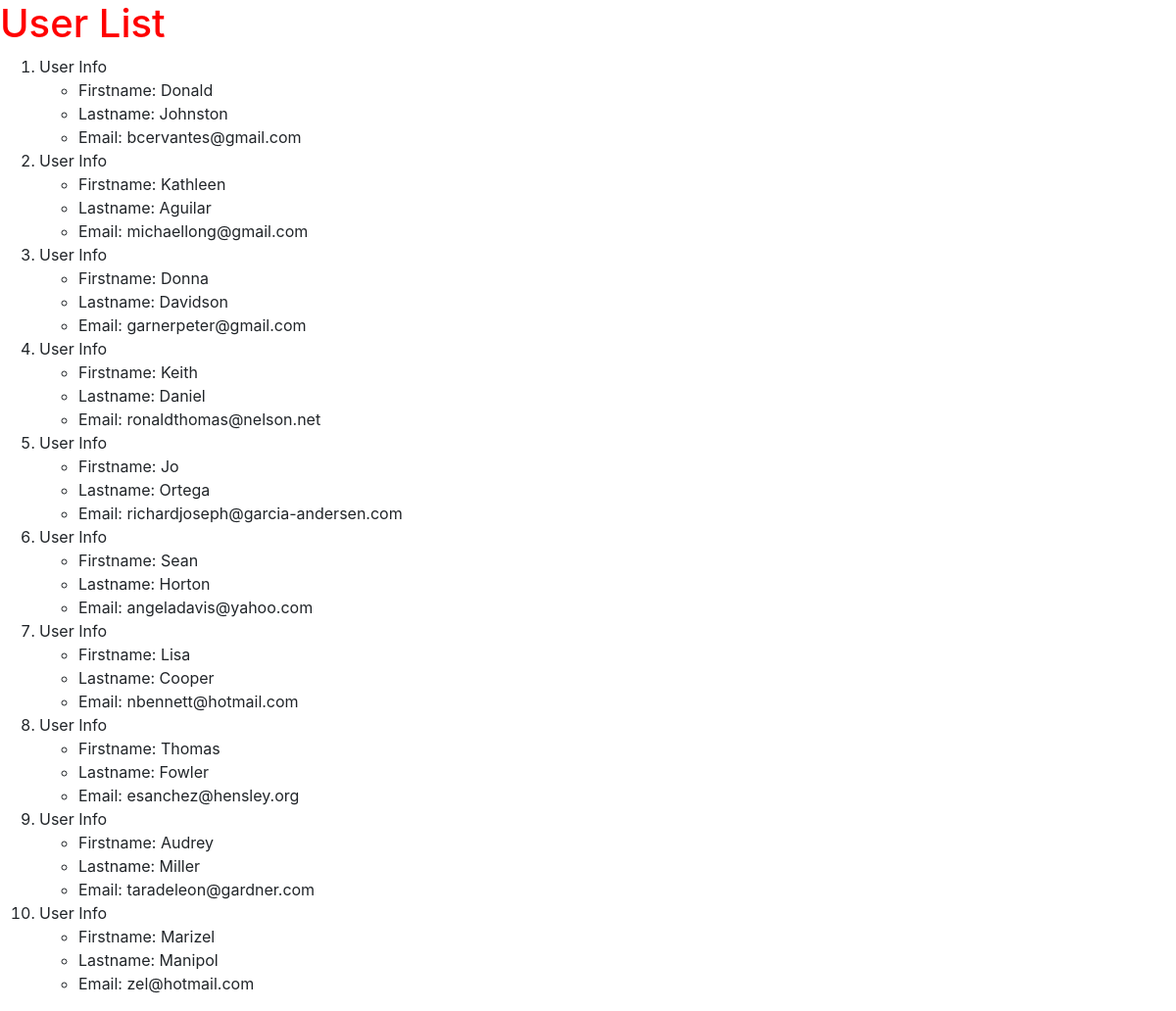
The app's page /test_app/users.html with its own data.
### test_app/models.py (models this page shows, shortened)
class User(models.Model):
    firstname = models.CharField(max_length=264)
    lastname = models.CharField(max_length=264)
    email = models.EmailField(max_length=264, unique =True)

### test_app/views.py (the view)
def users(req):
    user_list = User.objects.all()
    user_dict = {'userlist':user_list}
    return render(req,'test_app/users.html', context=user_dict)

### templates/test_app/users.html (shortened to what this page needs)
<!DOCTYPE html>
{%load static%}
 <html class="no-js">
    <head>
        <link rel="stylesheet" href="{% static 'css/style.css'%}">
        <link rel="stylesheet" href="https://stackpath.bootstrapcdn.com/bootstrap/4.3.1/css/bootstrap.min.css">
    </head>
    <body>
        <h1>User List</h1>
        {%if userlist%}
        <ol>
            {%for u in userlist%}
            <li>User Info
                <ul>
                    <li>Firstname: {{u.firstname}}</li>
                    <li>Lastname: {{u.lastname}}</li>
                    <li>Email: {{u.email}}</li>
                </ul>
            </li>
            {%endfor%}
        </ol>
        {%else%}
        <p>No User Found!</p>
        {%endif%}
    </body>
</html>

### static/css/style.css (style rules this page uses)
h1 { color: #f00; }

### records on screen
User: firstname "Donald", lastname "Johnston", email "bcervantes@gmail.com"
User: firstname "Kathleen", lastname "Aguilar", email "michaellong@gmail.com"
User: firstname "Donna", lastname "Davidson", email "garnerpeter@gmail.com"
User: firstname "Keith", lastname "Daniel", email "ronaldthomas@nelson.net"
User: firstname "Jo", lastname "Ortega", email "richardjoseph@garcia-andersen.com"
User: firstname "Sean", lastname "Horton", email "angeladavis@yahoo.com"
User: firstname "Lisa", lastname "Cooper", email "nbennett@hotmail.com"
User: firstname "Thomas", lastname "Fowler", email "esanchez@hensley.org"
User: firstname "Audrey", lastname "Miller", email "taradeleon@gardner.com"
User: firstname "Marizel", lastname "Manipol", email "zel@hotmail.com"
